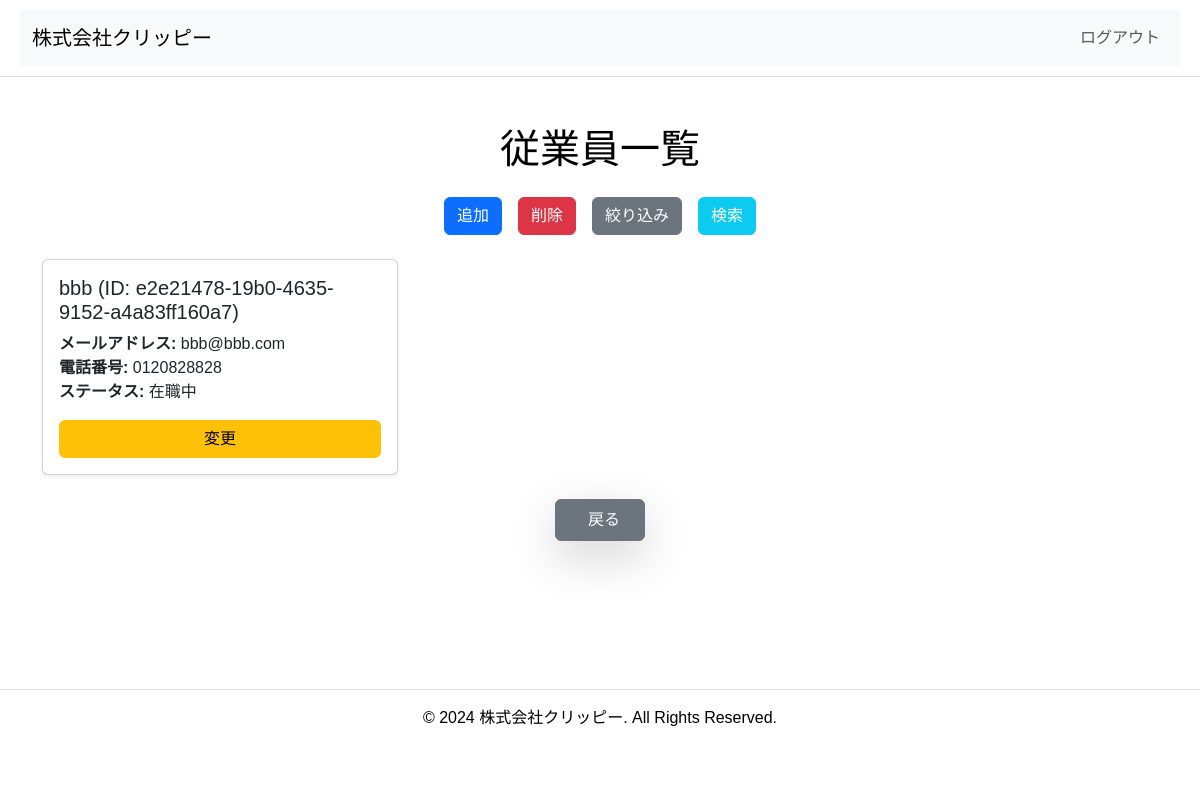
The page /adminaccounts/adminemployeelist on the database its author committed.
### accounts/models.py (models this page shows, shortened)
class User(AbstractBaseUser, PermissionsMixin):
    ROLE_CHOICES = (
        ('admin', '管理者'),
        ('staff', '従業員'),
        ('customer', '顧客'),
    )
    id = models.UUIDField(primary_key=True, default=uuid.uuid4, editable=False)
    name = models.CharField(max_length=100, verbose_name="名前")
    phone = models.CharField(max_length=12, verbose_name="電話番号")
    email = models.EmailField(unique=True, verbose_name="メールアドレス")
    role = models.CharField(
        max_length=10, choices=ROLE_CHOICES, default='customer', verbose_name="役割"
    )
    is_active = models.BooleanField(default=True, verbose_name="有効なユーザーかどうか")
    is_staff = models.BooleanField(default=False, verbose_name="スタッフユーザーかどうか")
    created_at = models.DateTimeField(auto_now_add=True, verbose_name="作成日時")
    updated_at = models.DateTimeField(auto_now=True, verbose_name="更新日時")
    groups = models.ManyToManyField(
        'auth.Group',
        related_name='custom_user_groups',
        verbose_name="グループ",
        blank=True,
    )
    user_permissions = models.ManyToManyField(
        'auth.Permission',
        related_name='custom_user_permissions',
        verbose_name="ユーザー権限",
        blank=True,
    )
    objects = UserManager()
    USERNAME_FIELD = 'email'
    REQUIRED_FIELDS = ['name', 'phone']

### adminaccounts/views.py (the view)
# urls.py: path("adminemployeelist", views.adminemployeelist, name="adminemployeelist"),
def adminemployeelist(request):
    employees = User.objects.filter(role='staff').order_by('name')
    context = {
        'employees': employees,
    }
    return render(request, '3adminemployeelist.html', context)

### adminaccounts/templates/3adminemployeelist.html (shortened to what this page needs)
{% extends 'based.html' %}
{% block content %}
<div class="container my-5">
    <h1 class="text-center mb-4">従業員一覧</h1>
    <div class="d-flex justify-content-center gap-3 mb-4">
        <button class="btn btn-primary">追加</button>
        <button class="btn btn-danger">削除</button>
        <button class="btn btn-secondary">絞り込み</button>
        <button class="btn btn-info text-white">検索</button>
    </div>
    <div class="row g-4">
        {% for employee in employees %}
        <div class="col-12 col-md-6 col-lg-4">
            <div class="card shadow-sm">
                <div class="card-body">
                    <h5 class="card-title">{{ employee.name }} (ID: {{ employee.id }})</h5>
                    <p class="card-text">
                        <strong>メールアドレス:</strong> {{ employee.email }}<br>
                        <strong>電話番号:</strong> {{ employee.phone }}<br>
                        <strong>ステータス:</strong>
                        {% if employee.is_active %}
                            在職中
                        {% else %}
                            退職
                        {% endif %}
                    </p>
                    <a href="{% url 'adminaccounts:employee_update' employee.id %}" class="btn btn-warning w-100">変更</a>
                </div>
            </div>
        </div>
        {% empty %}
        <p class="text-center">従業員が登録されていません。</p>
        {% endfor %}
    </div>
    <div class="text-center mt-4">
        <a href="{% url 'adminaccounts:adminhome' %}" class="btn btn-secondary w-auto py-2 px-4 shadow-lg rounded">
             戻る
        </a>
    </div>
</div>
{% endblock %}

### employeeaccounts/static/css/styles.css (style rules this page uses)
html,body { font-family: Arial, sans-serif; margin: 0; padding: 0; background-color: #fff; color: #000; min-height: 100vh; display: flex; flex-direction: column; overflow-y: auto; }

### rows shown on the page
User: name "bbb", id "e2e21478-19b0-4635-9152-a4a83ff160a7", email "bbb@bbb.com", phone "0120828828", is_active "在職中"
